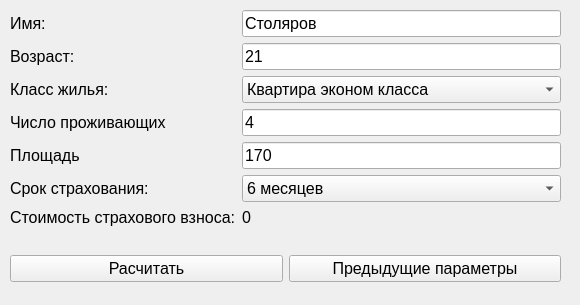
<?xml version="1.0" encoding="UTF-8"?>
<ui version="4.0">
 <class>Widget</class>
 <widget class="QWidget" name="Widget">
  <property name="geometry">
   <rect>
    <x>0</x>
    <y>0</y>
    <width>580</width>
    <height>305</height>
   </rect>
  </property>
  <property name="windowTitle">
   <string>Столяров Н.С. 4134К</string>
  </property>
  <widget class="QWidget" name="layoutWidget">
   <property name="geometry">
    <rect>
     <x>10</x>
     <y>250</y>
     <width>551</width>
     <height>38</height>
    </rect>
   </property>
   <layout class="QHBoxLayout" name="horizontalLayout_2">
    <item>
     <widget class="QPushButton" name="btnCalc">
      <property name="font">
       <font>
        <pointsize>12</pointsize>
       </font>
      </property>
      <property name="text">
       <string>Расчитать</string>
      </property>
     </widget>
    </item>
    <item>
     <widget class="QPushButton" name="btnUndo">
      <property name="font">
       <font>
        <pointsize>12</pointsize>
       </font>
      </property>
      <property name="text">
       <string>Предыдущие параметры</string>
      </property>
     </widget>
    </item>
   </layout>
  </widget>
  <widget class="QWidget" name="layoutWidget">
   <property name="geometry">
    <rect>
     <x>10</x>
     <y>10</y>
     <width>551</width>
     <height>231</height>
    </rect>
   </property>
   <layout class="QFormLayout" name="formLayout">
    <item row="0" column="0">
     <widget class="QLabel" name="label">
      <property name="font">
       <font>
        <pointsize>12</pointsize>
       </font>
      </property>
      <property name="text">
       <string>Имя:</string>
      </property>
     </widget>
    </item>
    <item row="0" column="1">
     <widget class="QLineEdit" name="owner">
      <property name="font">
       <font>
        <pointsize>12</pointsize>
       </font>
      </property>
      <property name="text">
       <string>Столяров</string>
      </property>
     </widget>
    </item>
    <item row="1" column="0">
     <widget class="QLabel" name="label_2">
      <property name="font">
       <font>
        <pointsize>12</pointsize>
       </font>
      </property>
      <property name="text">
       <string>Возраст:</string>
      </property>
     </widget>
    </item>
    <item row="1" column="1">
     <widget class="QLineEdit" name="age">
      <property name="font">
       <font>
        <pointsize>12</pointsize>
       </font>
      </property>
      <property name="text">
       <string>21</string>
      </property>
     </widget>
    </item>
    <item row="2" column="0">
     <widget class="QLabel" name="label_3">
      <property name="font">
       <font>
        <pointsize>12</pointsize>
       </font>
      </property>
      <property name="text">
       <string>Класс жилья:</string>
      </property>
     </widget>
    </item>
    <item row="2" column="1">
     <widget class="QComboBox" name="estateType">
      <property name="font">
       <font>
        <pointsize>12</pointsize>
       </font>
      </property>
      <item>
       <property name="text">
        <string>Квартира эконом класса</string>
       </property>
      </item>
      <item>
       <property name="text">
        <string>Элитная квартира</string>
       </property>
      </item>
      <item>
       <property name="text">
        <string>Таун-Хаус</string>
       </property>
      </item>
      <item>
       <property name="text">
        <string>Коттедж</string>
       </property>
      </item>
     </widget>
    </item>
    <item row="3" column="0">
     <widget class="QLabel" name="label_4">
      <property name="font">
       <font>
        <pointsize>12</pointsize>
       </font>
      </property>
      <property name="text">
       <string>Число проживающих</string>
      </property>
     </widget>
    </item>
    <item row="3" column="1">
     <widget class="QLineEdit" name="residents">
      <property name="font">
       <font>
        <pointsize>12</pointsize>
       </font>
      </property>
      <property name="text">
       <string>4</string>
      </property>
     </widget>
    </item>
    <item row="4" column="0">
     <widget class="QLabel" name="label_5">
      <property name="font">
       <font>
        <pointsize>12</pointsize>
       </font>
      </property>
      <property name="text">
       <string>Площадь</string>
      </property>
     </widget>
    </item>
    <item row="4" column="1">
     <widget class="QLineEdit" name="area">
      <property name="font">
       <font>
        <pointsize>12</pointsize>
       </font>
      </property>
      <property name="text">
       <string>170</string>
      </property>
     </widget>
    </item>
    <item row="5" column="0">
     <widget class="QLabel" name="label_6">
      <property name="font">
       <font>
        <pointsize>12</pointsize>
       </font>
      </property>
      <property name="text">
       <string>Срок страхования:</string>
      </property>
     </widget>
    </item>
    <item row="5" column="1">
     <widget class="QComboBox" name="period">
      <property name="font">
       <font>
        <pointsize>12</pointsize>
       </font>
      </property>
      <item>
       <property name="text">
        <string>6 месяцев</string>
       </property>
      </item>
      <item>
       <property name="text">
        <string>1 год</string>
       </property>
      </item>
      <item>
       <property name="text">
        <string>18 месяцев</string>
       </property>
      </item>
     </widget>
    </item>
    <item row="6" column="0">
     <widget class="QLabel" name="label_7">
      <property name="font">
       <font>
        <pointsize>12</pointsize>
       </font>
      </property>
      <property name="text">
       <string>Стоимость страхового взноса:</string>
      </property>
     </widget>
    </item>
    <item row="6" column="1">
     <widget class="QLabel" name="cost">
      <property name="font">
       <font>
        <pointsize>12</pointsize>
       </font>
      </property>
      <property name="text">
       <string>0</string>
      </property>
     </widget>
    </item>
   </layout>
  </widget>
 </widget>
 <resources/>
 <connections/>
</ui>
